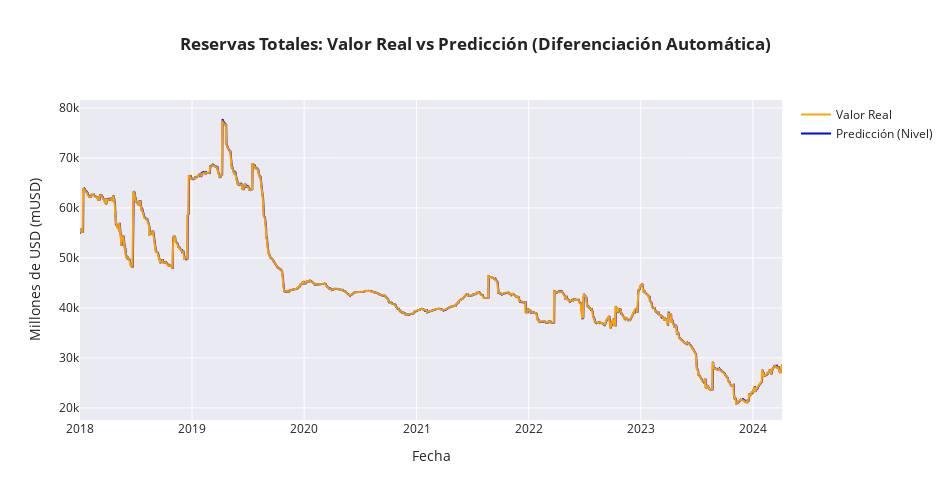

Notebook source saved alongside this figure:
### Code cell
pred_niveles  = predicciones['pred']
real_niveles  = df.loc[predicciones.index, 'reservas']

if 'lower_bound' in predicciones.columns:
    lower_niveles = predicciones['lower_bound']
    upper_niveles = predicciones['upper_bound']
# ==============================================================================
fig = go.Figure([
    # 1. Línea de Predicción Puntual
    go.Scatter(
        name = 'Predicción (Nivel)', 
        x    = predicciones.index, 
        y    = pred_niveles, 
        mode = 'lines',
        line = dict(color='blue', width=2)
    ),
    # 2. Línea de Valor Real
    go.Scatter(
        name = 'Valor Real', 
        x    = predicciones.index, 
        y    = real_niveles, 
        mode = 'lines',
        line = dict(color='orange', width=2)
    )
])

# 3. Agregar el sombreado solo si existen los intervalos
if 'lower_bound' in predicciones.columns:
    fig.add_traces([
        go.Scatter(
            name='Intervalo Superior', x=predicciones.index, y=upper_niveles,
            mode='lines', line=dict(width=0), showlegend=False
        ),
        go.Scatter(
            name='Intervalo Inferior', x=predicciones.index, y=lower_niveles,
            mode='lines', line=dict(width=0), fillcolor='rgba(100, 100, 100, 0.2)',
            fill='tonexty', showlegend=False
        )
    ])

# Configuración del diseño (Actualizamos el título)
fig.update_layout(
    title       = '<b>Reservas Totales: Valor Real vs Predicción (Diferenciación Automática)</b>',
    xaxis_title = "Fecha",
    yaxis_title = "Millones de USD (mUSD)",
    width       = 950,
    height      = 500,
    template    = "seaborn",
    hovermode   = "x unified"
)

fig.show()

### Figure 1 — Plotly figure (JSON) as saved in the notebook; plotly's stock layout.template omitted (floating-point values rounded to 4 significant figures; data arrays with more than 128 entries replaced by an {"elided": "..."} marker saying what was removed)
{"data": [{"line": {"color": "blue", "width": 2}, "mode": "lines", "name": "Predicción (Nivel)", "type": "scatter", "x": {"elided": "2287 str values"}, "y": {"elided": "2287 float values"}}, {"line": {"color": "orange", "width": 2}, "mode": "lines", "name": "Valor Real", "type": "scatter", "x": {"elided": "2287 str values"}, "y": {"elided": "2287 int values"}}, {"line": {"width": 0}, "mode": "lines", "name": "Intervalo Superior", "showlegend": false, "type": "scatter", "x": {"elided": "2287 str values"}, "y": {"elided": "2287 float values"}}, {"fill": "tonexty", "fillcolor": "rgba(100, 100, 100, 0.2)", "line": {"width": 0}, "mode": "lines", "name": "Intervalo Inferior", "showlegend": false, "type": "scatter", "x": {"elided": "2287 str values"}, "y": {"elided": "2287 float values"}}], "layout": {"height": 500, "hovermode": "x unified", "title": {"text": "<b>Reservas Totales: Valor Real vs Predicción (Diferenciación Automática)</b>"}, "width": 950, "xaxis": {"title": {"text": "Fecha"}}, "yaxis": {"title": {"text": "Millones de USD (mUSD)"}}}}
